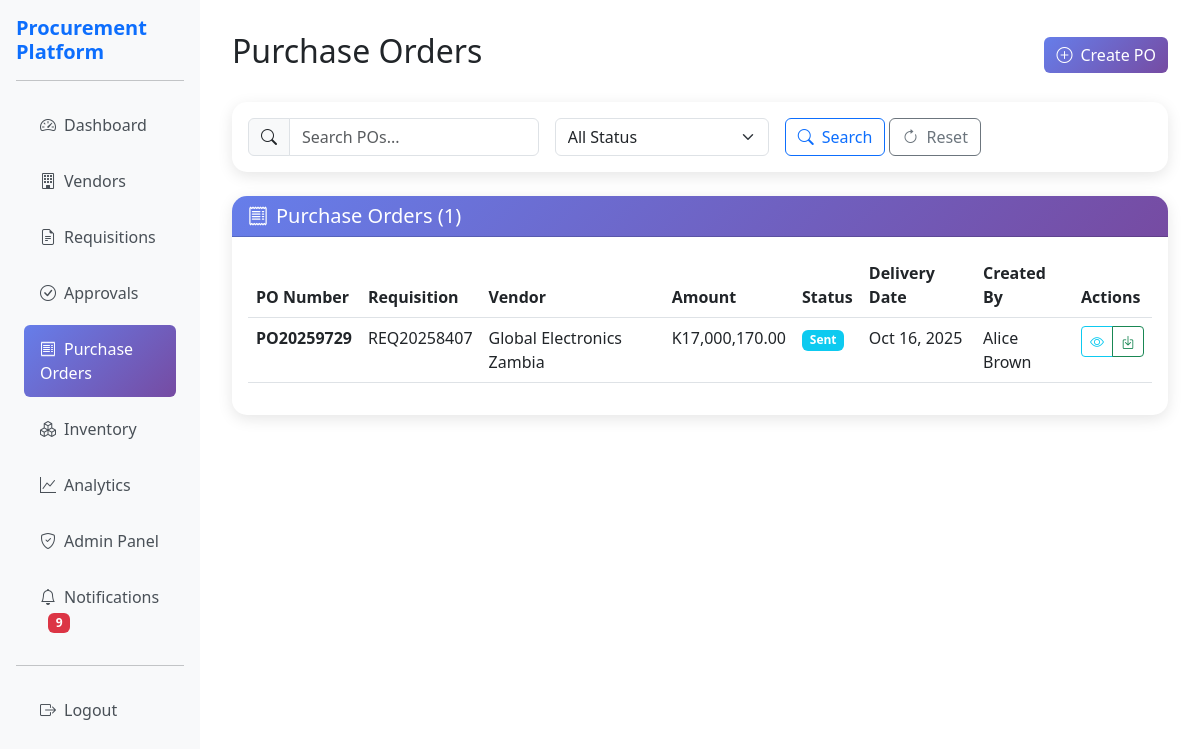
The page /purchase_order.php (signed in) on the database its author committed.
### tables this page shows
CREATE TABLE `purchase_orders` (
  `id` int(11) NOT NULL,
  `po_number` varchar(50) NOT NULL,
  `requisition_id` int(11) DEFAULT NULL,
  `vendor_id` int(11) NOT NULL,
  `created_by` int(11) NOT NULL,
  `total_amount` decimal(12,2) DEFAULT 0.00,
  `delivery_date` date DEFAULT NULL,
  `payment_terms` varchar(100) DEFAULT NULL,
  `notes` text DEFAULT NULL,
  `status` enum('draft','sent','acknowledged','partially_received','fully_received','closed') DEFAULT 'draft',
  `created_at` timestamp NOT NULL DEFAULT current_timestamp(),
  `updated_at` timestamp NOT NULL DEFAULT current_timestamp() ON UPDATE current_timestamp()
);

CREATE TABLE `purchase_requisitions` (
  `id` int(11) NOT NULL,
  `requisition_number` varchar(50) NOT NULL,
  `requested_by` int(11) NOT NULL,
  `department` varchar(100) DEFAULT NULL,
  `cost_center` varchar(50) DEFAULT NULL,
  `priority` enum('low','medium','high') DEFAULT 'medium',
  `justification` text DEFAULT NULL,
  `total_amount` decimal(12,2) DEFAULT 0.00,
  `status` enum('draft','submitted','approved','rejected','cancelled','converted_to_po') DEFAULT 'draft',
  `created_at` timestamp NOT NULL DEFAULT current_timestamp(),
  `updated_at` timestamp NOT NULL DEFAULT current_timestamp() ON UPDATE current_timestamp()
);

CREATE TABLE `vendors` (
  `id` int(11) NOT NULL,
  `name` varchar(100) NOT NULL,
  `contact_person` varchar(100) DEFAULT NULL,
  `email` varchar(100) DEFAULT NULL,
  `phone` varchar(20) DEFAULT NULL,
  `address` text DEFAULT NULL,
  `tax_id` varchar(50) DEFAULT NULL,
  `payment_terms` varchar(100) DEFAULT NULL,
  `vendor_score` decimal(3,1) DEFAULT 0.0,
  `delivery_time_avg` int(11) DEFAULT 0,
  `defect_rate` decimal(5,2) DEFAULT 0.00,
  `on_time_percentage` decimal(5,2) DEFAULT 0.00,
  `is_active` tinyint(1) DEFAULT 1,
  `created_at` timestamp NOT NULL DEFAULT current_timestamp(),
  `updated_at` timestamp NOT NULL DEFAULT current_timestamp() ON UPDATE current_timestamp()
);

CREATE TABLE `users` (
  `id` int(11) NOT NULL,
  `username` varchar(50) NOT NULL,
  `email` varchar(100) NOT NULL,
  `password_hash` varchar(255) NOT NULL,
  `first_name` varchar(50) NOT NULL,
  `last_name` varchar(50) NOT NULL,
  `role_id` int(11) NOT NULL,
  `is_active` tinyint(1) DEFAULT 1,
  `created_at` timestamp NOT NULL DEFAULT current_timestamp(),
  `updated_at` timestamp NOT NULL DEFAULT current_timestamp() ON UPDATE current_timestamp()
);

### config/config.php (called while the page is built, shortened)
<?php
function isLoggedIn() {
    return isset($_SESSION['user_id']) && isset($_SESSION['username']);
}
function getCurrentUser() {
    return [
        'id' => $_SESSION['user_id'],
        'username' => $_SESSION['username'],
        'email' => $_SESSION['email'],
        'first_name' => $_SESSION['first_name'],
        'last_name' => $_SESSION['last_name'],
        'role_id' => $_SESSION['role_id'],
        'role_name' => $_SESSION['role_name']
    ];
}
function hasPermission($permission) {
    $user = getCurrentUser();
    if ($user['role_id'] == 1) {
        return true;
    }
    $permissions = $_SESSION['permissions'] ?? [];
    return isset($permissions[$permission]) && $permissions[$permission] === true;
}
function formatCurrency($amount) {
    return 'K' . number_format((float)$amount, 2);
}
function formatDate($date, $format = DATE_DISPLAY_FORMAT) {
    return date($format, strtotime($date));
}
?>

### includes/notifications.php (called while the page is built, shortened)
<?php
require_once __DIR__ . '/../config/config.php';
class NotificationSystem {
    private $db;
    public function __construct() {
        $this->db = new Database();
    }
    public function getUnreadCount($user_id) {
        try {
            $conn = $this->db->getConnection();
            $sql = "SELECT COUNT(*) FROM notifications WHERE user_id = ? AND is_read = 0";
            $stmt = $conn->prepare($sql);
            $stmt->execute([$user_id]);
            $count = $stmt->fetchColumn();
            return $count;
        } catch (Exception $e) {
            error_log("Get unread count error: " . $e->getMessage());
            return 0;
        }
    }
}
?>

### purchase_order.php (the view, shortened to what this page needs)
<?php
require_once 'config/config.php';
require_once 'auth/auth.php';
require_once 'includes/notifications.php';
$db = new Database();
$conn = $db->getConnection();
$action = $_GET['action'] ?? 'list';
$notificationSystem = new NotificationSystem();
$unread_notifications = $notificationSystem->getUnreadCount($_SESSION['user_id']);
$search = $_GET['search'] ?? '';
$page = max(1, $_GET['page'] ?? 1);
$offset = ($page - 1) * ITEMS_PER_PAGE;
$whereClause = "WHERE 1=1";
$params = [];
$sql = "SELECT po.*, v.name as vendor_name, pr.requisition_number, u.first_name, u.last_name
        FROM purchase_orders po
        JOIN vendors v ON po.vendor_id = v.id
        JOIN purchase_requisitions pr ON po.requisition_id = pr.id
        JOIN users u ON po.created_by = u.id
        $whereClause
        ORDER BY po.created_at DESC
        LIMIT " . (int)ITEMS_PER_PAGE . " OFFSET " . (int)$offset;
$stmt = $conn->prepare($sql);
$stmt->execute($params);
$purchase_orders = $stmt->fetchAll();
$countSql = "SELECT COUNT(*) FROM purchase_orders po
             JOIN vendors v ON po.vendor_id = v.id
             JOIN purchase_requisitions pr ON po.requisition_id = pr.id
             JOIN users u ON po.created_by = u.id
             $whereClause";
$countStmt = $conn->prepare($countSql);
$countStmt->execute($params);
$totalPOs = $countStmt->fetchColumn();
?>
<!DOCTYPE html>
<html lang="en">
<head>
    <link href="https://cdn.jsdelivr.net/npm/bootstrap@5.3.0/dist/css/bootstrap.min.css" rel="stylesheet">
    <link href="https://cdn.jsdelivr.net/npm/bootstrap-icons@1.10.0/font/bootstrap-icons.css" rel="stylesheet">
</head>
<body>
    <div class="container-fluid">
        <div class="row">
            <div class="col-md-3 col-lg-2 sidebar">
                <div class="p-3">
                    <h5 class="text-primary fw-bold"><?php echo APP_NAME; ?></h5>
                    <hr>
                    <nav class="nav flex-column">
                        <a class="nav-link" href="dashboard.php">
                            <i class="bi bi-speedometer2 me-2"></i>Dashboard
                        </a>
                        <?php if (hasPermission('manage_vendors')): ?>
                        <a class="nav-link" href="vendor.php">
                            <i class="bi bi-building me-2"></i>Vendors
                        </a>
                        <?php endif; ?>
                        <?php if (hasPermission('create_requisition')): ?>
                        <a class="nav-link" href="requisition.php">
                            <i class="bi bi-file-earmark-text me-2"></i>Requisitions
                        </a>
                        <?php endif; ?>
                        <?php if (hasPermission('approve_requisition')): ?>
                        <a class="nav-link" href="approval.php">
                            <i class="bi bi-check-circle me-2"></i>Approvals
                        </a>
                        <?php endif; ?>
                        <?php if (hasPermission('create_po')): ?>
                        <a class="nav-link active" href="purchase_order.php">
                            <i class="bi bi-receipt me-2"></i>Purchase Orders
                        </a>
                        <?php endif; ?>
                        <?php if (hasPermission('view_inventory')): ?>
                        <a class="nav-link" href="inventory.php">
                            <i class="bi bi-boxes me-2"></i>Inventory
                        </a>
                        <?php endif; ?>
                        <?php if (hasPermission('view_analytics')): ?>
                        <a class="nav-link" href="analytics.php">
                            <i class="bi bi-graph-up me-2"></i>Analytics
                        </a>
                        <?php endif; ?>
                        <?php if (hasPermission('manage_users')): ?>
                        <a class="nav-link" href="admin_dashboard.php">
                            <i class="bi bi-shield-check me-2"></i>Admin Panel
                        </a>
                        <?php endif; ?>
                        <a class="nav-link" href="notification_center.php">
                            <i class="bi bi-bell me-2"></i>Notifications
                            <?php if ($unread_notifications > 0): ?>
                                <span class="badge bg-danger ms-2"><?php echo $unread_notifications; ?></span>
                            <?php endif; ?>
                        </a>
                        <hr>
                        <a class="nav-link" href="logout.php">
                            <i class="bi bi-box-arrow-right me-2"></i>Logout
                        </a>
                    </nav>
                </div>
            </div>
            <div class="col-md-9 col-lg-10 main-content">
                <div class="d-flex justify-content-between align-items-center mb-4">
                    <h2>Purchase Orders</h2>
                    <button class="btn btn-primary" data-bs-toggle="modal" data-bs-target="#createPOModal">
                        <i class="bi bi-plus-circle me-2"></i>Create PO
                    </button>
                </div>
                <?php if ($action == 'list' || !$action): ?>
                <div class="card mb-4">
                    <div class="card-body">
                        <form method="GET" class="row g-3">
                            <div class="col-md-4">
                                <div class="input-group">
                                    <span class="input-group-text"><i class="bi bi-search"></i></span>
                                    <input type="text" class="form-control" name="search" placeholder="Search POs..." value="<?php echo htmlspecialchars($search); ?>">
                                </div>
                            </div>
                            <div class="col-md-3">
                                <select class="form-select" name="status">
                                    <option value="">All Status</option>
                                </select>
                            </div>
                            <div class="col-md-5">
                                <button type="submit" class="btn btn-outline-primary">
                                    <i class="bi bi-search me-2"></i>Search
                                </button>
                                <a href="purchase_order.php" class="btn btn-outline-secondary">
                                    <i class="bi bi-arrow-clockwise me-2"></i>Reset
                                </a>
                            </div>
                        </form>
                    </div>
                </div>
                <div class="card">
                    <div class="card-header">
                        <h5 class="mb-0"><i class="bi bi-receipt me-2"></i>Purchase Orders (<?php echo $totalPOs; ?>)</h5>
                    </div>
                    <div class="card-body">
                        <?php if (empty($purchase_orders)): ?>
                            <div class="text-center py-5">
                                <i class="bi bi-receipt fs-1 text-muted"></i>
                                <h5 class="text-muted mt-3">No purchase orders found</h5>
                                <p class="text-muted">Start by creating your first purchase order</p>
                            </div>
                        <?php else: ?>
                            <div class="table-responsive">
                                <table class="table table-hover">
                                    <thead>
                                        <tr>
                                            <th>PO Number</th>
                                            <th>Requisition</th>
                                            <th>Vendor</th>
                                            <th>Amount</th>
                                            <th>Status</th>
                                            <th>Delivery Date</th>
                                            <th>Created By</th>
                                            <th>Actions</th>
                                        </tr>
                                    </thead>
                                    <tbody>
                                        <?php foreach ($purchase_orders as $po): ?>
                                            <tr>
                                                <td>
                                                    <strong><?php echo htmlspecialchars($po['po_number']); ?></strong>
                                                </td>
                                                <td><?php echo htmlspecialchars($po['requisition_number']); ?></td>
                                                <td><?php echo htmlspecialchars($po['vendor_name']); ?></td>
                                                <td><?php echo formatCurrency($po['total_amount']); ?></td>
                                                <td>
                                                    <span class="badge bg-<?php echo $po['status'] == 'fully_received' ? 'success' : ($po['status'] == 'partially_received' ? 'warning' : ($po['status'] == 'sent' ? 'info' : 'secondary')); ?>">
                                                        <?php echo ucfirst(str_replace('_', ' ', $po['status'])); ?>
                                                    </span>
                                                </td>
                                                <td><?php echo $po['delivery_date'] ? formatDate($po['delivery_date']) : 'N/A'; ?></td>
                                                <td><?php echo htmlspecialchars($po['first_name'] . ' ' . $po['last_name']); ?></td>
                                                <td>
                                                    <div class="btn-group" role="group">
                                                        <a href="?action=view&id=<?php echo $po['id']; ?>" class="btn btn-sm btn-outline-info">
                                                            <i class="bi bi-eye"></i>
                                                        </a>
                                                        <?php if (in_array($po['status'], ['sent', 'acknowledged', 'partially_received'])): ?>
                                                            <button class="btn btn-sm btn-outline-success" onclick="receiveStock(<?php echo $po['id']; ?>)">
                                                                <i class="bi bi-box-arrow-in-down"></i>
                                                            </button>
                                                        <?php endif; ?>
                                                    </div>
                                                </td>
                                            </tr>
                                        <?php endforeach; ?>
                                    </tbody>
                                </table>
                            </div>
                        <?php endif; ?>
                <?php endif; ?>
                    </div>
                </div>
            </div>
        </div>
    </div>
</body>
</html>

### purchase_order.php (style rules this page uses)
.sidebar { background: #f8f9fa; min-height: 100vh; padding: 0; position: sticky; top: 0; height: 100vh; overflow-y: auto; }
.sidebar .nav-link { color: #495057; padding: 0.75rem 1rem; border-radius: 0.375rem; margin: 0.25rem 0.5rem; }
.sidebar .nav-link:hover, .sidebar .nav-link.active { background: linear-gradient(135deg, #667eea 0%, #764ba2 100%); color: white; }
.main-content { padding: 2rem; }
.card { border: none; border-radius: 15px; box-shadow: 0 4px 15px rgba(0, 0, 0, 0.1); }
.card-header { background: linear-gradient(135deg, #667eea 0%, #764ba2 100%); color: white; border-radius: 15px 15px 0 0 !important; }
.btn-primary { background: linear-gradient(135deg, #667eea 0%, #764ba2 100%); border: none; }

### rows shown on the page
purchase_orders: po_number "PO20259729", requisition.requisition_number "REQ20258407", vendor.name "Global Electronics Zambia", total_amount "K17,000,170.00", status "Sent", delivery_date "Oct 16, 2025", created_by.last_name "Alice Brown"

### other values the page prints
APP_NAME "Procurement Platform"
$unread_notifications "9"
$totalPOs "1"
